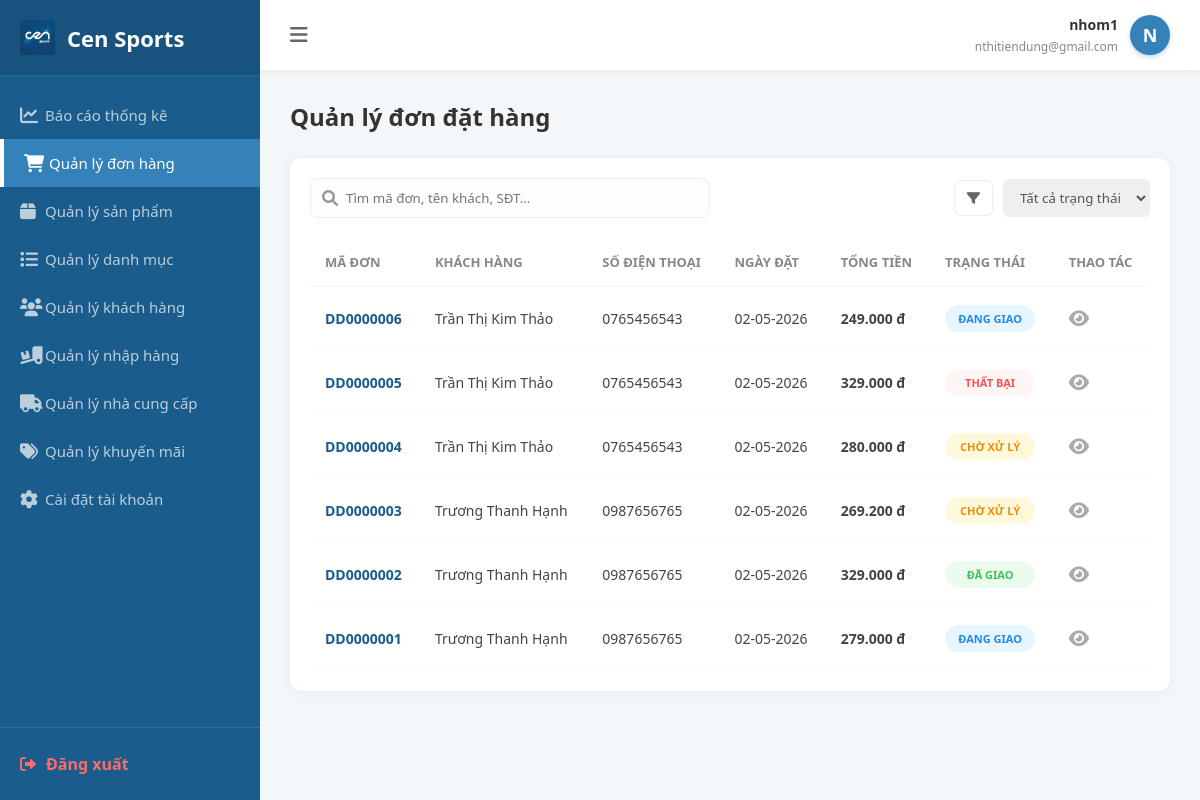
Screenshot of /staff/quanLyDonHang/ (signed in) with the database file from the repository.
### donDat/models.py (models this page shows, shortened)
class DonDat(models.Model):
    TRANG_THAI_CHOICES = [
        (0, 'Đang giao'),
        (1, 'Đã giao'),
        (2, 'Chờ xử lý'),
        (3, 'Thất bại'),
    ]
    TT_Ma = models.CharField(max_length=9, primary_key=True)
    GH_Ma = models.ForeignKey(GioHang, on_delete=models.PROTECT)
    CTKH_Ma = models.ForeignKey(ChiTietKhachHang, on_delete=models.PROTECT)
    TT_TongPhiVC = models.DecimalField(max_digits=10, decimal_places=2)
    TT_TongThanhToan = models.DecimalField(max_digits=10, decimal_places=2)
    DH_TrangThai = models.IntegerField(
        choices=TRANG_THAI_CHOICES,
        default=2,
    )
    TT_PhuongThuc = models.CharField(max_length=100)
    TT_TongTienHang = models.DecimalField(max_digits=10, decimal_places=2)
    TT_NgayThanhToan = models.DateField(null=True, blank=True)
    TT_NgayDatHang = models.DateField(auto_now_add=True)
    TT_NgayGiaoDuKien = models.DateField(null=True, blank=True)

### quanLyKhachHang/models.py (models this page shows, shortened)
class ChiTietKhachHang(models.Model):
    CTKH_Ma = models.CharField(max_length=9, primary_key=True)
    KH_Ma = models.ForeignKey(KhachHang, on_delete=models.CASCADE)
    CTKH_HoTenNguoiNhan = models.CharField(max_length=100)
    CTKH_SDT = models.CharField(max_length=10)
    CTKH_DiaChi = models.TextField()

### quanLyDonHang/views.py (the view)
# urls.py: path('', include('quanLyDonHang.urls')),
def quanLyDonHang(request):
    query = request.GET.get('q', '')
    status = request.GET.get('status', '')
    orders = DonDat.objects.all().order_by('-TT_Ma')
    if query:
        orders = orders.filter(
            Q(TT_Ma__icontains=query) |
            Q(CTKH_Ma__CTKH_HoTenNguoiNhan__icontains=query) |
            Q(CTKH_Ma__CTKH_SDT__icontains=query)
        )
    if status and status != 'all':
        orders = orders.filter(DH_TrangThai=status)
    return render(request, 'quanLyDonHang/quanLyDonHang.html', {
        'orders': orders,
        'query': query,
        'status': status
    })

### gioHang/context_processors.py (called while the page is built)
def cart_count_processor(request):
    if request.user.is_authenticated:
        try:
            kh_ma = f"KH{request.user.id:07d}"
            kh = KhachHang.objects.get(KH_Ma=kh_ma)
            gio_hang = GioHang.objects.filter(KH_Ma=kh, dondat__isnull=True).last()
            if gio_hang:
                return {'cart_count': gio_hang.GH_TongSL}
        except KhachHang.DoesNotExist:
            pass
    return {'cart_count': 0}

### quanLyDonHang/templates/quanLyDonHang/quanLyDonHang.html (shortened to what this page needs)
{% extends "staff/base_staff.html" %}
{% load static %}
{% block content %}
<div class="page-header">
    <h1 class="page-title">Quản lý đơn đặt hàng</h1>
</div>
<div class="table-card">
    <form method="GET" action="{% url 'quanLyDonHang' %}">
        <div class="filter-bar">
            <div class="search-box">
                <i class="fa fa-search"></i>
                <input type="text" name="q" value="{{ query }}" placeholder="Tìm mã đơn, tên khách, SĐT...">
            </div>
            <div class="filter-actions">
                <button type="submit" class="filter-btn"><i class="fa fa-filter"></i></button>
                <select name="status" class="status-select" onchange="this.form.submit()">
                    <option value="all" {% if status == 'all' or not status %}selected{% endif %}>Tất cả trạng thái</option>
                </select>
            </div>
        </div>
    </form>
    <table class="order-table">
        <thead>
            <tr>
                <th>Mã đơn</th>
                <th>Khách hàng</th>
                <th>Số điện thoại</th>
                <th>Ngày đặt</th>
                <th>Tổng tiền</th>
                <th>Trạng thái</th>
                <th>Thao tác</th>
            </tr>
        </thead>
        <tbody>
            {% for order in orders %}
            <tr>
                <td><a href="{% url 'view_quanLyDonHang' order_id=order.TT_Ma %}" class="order-id">{{ order.TT_Ma }}</a></td>
                <td>{{ order.CTKH_Ma.CTKH_HoTenNguoiNhan }}</td>
                <td>{{ order.CTKH_Ma.CTKH_SDT }}</td>
                <td>{{ order.TT_NgayDatHang|date:"d-m-Y" }}</td>
                <td style="font-weight: 600;">{{ order.TT_TongThanhToan|floatformat:0 }} đ</td>
                <td>
                    <span class="badge
                        {% if order.DH_TrangThai == 2 %}badge-pending
                        {% elif order.DH_TrangThai == 0 %}badge-shipping
                        {% elif order.DH_TrangThai == 1 %}badge-success
                        {% elif order.DH_TrangThai == 3 %}badge-failed
                        {% else %}badge-canceled{% endif %}">
                        {{ order.get_DH_TrangThai_display|upper }}
                    </span>
                </td>
                <td>
                        <a href="{% url 'view_quanLyDonHang' order_id=order.TT_Ma %}" style="text-decoration: none;">
                            <i class="fa fa-eye btn-view-order"></i>
                        </a>
                </td>
            </tr>
            {% empty %}
            <tr>
                <td colspan="7" style="text-align: center; color: #999;">Không có đơn hàng nào.</td>
            </tr>
            {% endfor %}
        </tbody>
    </table>
</div>
{% endblock %}

### templates/staff/base_staff.html (shortened to what this page needs)
<!DOCTYPE html>
<html lang="vi">
<head>
    {% load static %}
    <link rel="stylesheet" href="https://cdnjs.cloudflare.com/ajax/libs/font-awesome/6.0.0/css/all.min.css">
</head>
<body>
    <aside class="sidebar" id="mySidebar">
        <div class="sidebar-logo">
            <img src="{% static 'logo/logoCen.jpg' %}" alt="Logo">
            <span>Cen Sports</span>
        </div>
        <ul class="sidebar-menu">
            <li>
                <a href="{% url 'bao_cao_staff' %}"
                   class="{% if request.resolver_match.url_name == 'bao_cao_staff' or request.resolver_match.url_name == 'admin_index' %}active{% endif %}">
                    <i class="fa fa-chart-line"></i> Báo cáo thống kê
                </a>
            </li>
            <li >
                <a href="{% url 'quanLyDonHang' %}">
                    <i class="fa fa-shopping-cart"></i>
                    <span>Quản lý đơn hàng</span>
                </a>
            </li>
            <li><a href="{% url 'quanLySP' %}"><i class="fa fa-box"></i> Quản lý sản phẩm</a></li>
            <li>
                <a href="{% url 'quanLyDM' %}"
                    class="{% if request.resolver_match.url_name == 'quanLyDM' %}active{% endif %}"
                    ><i class="fa fa-list"></i> Quản lý danh mục
                </a>
            </li>
            <li>
                <a href="{% url 'quanLyKH' %}"
                class="{% if request.resolver_match.url_name == 'quanLyKH' %}active{% endif %}">
                    <i class="fa fa-users"></i> Quản lý khách hàng</a>
            </li>
            <li>
                <a href="{% url 'quan_ly_nhap_hang' %}"
                   class="{% if request.resolver_match.url_name == 'quan_ly_nhap_hang' %}active{% endif %}">
                    <i class="fa fa-truck-loading"></i> Quản lý nhập hàng
                </a>
            </li>
            <li>
                <a href="{% url 'quan_ly_ncc' %}"
                   class="{% if request.resolver_match.url_name == 'quan_ly_ncc' %}active{% endif %}">
                    <i class="fa fa-truck"></i> Quản lý nhà cung cấp
                </a>
            </li>
            <li>
                <a href="{% url 'quan_ly_khuyen_mai' %}"
                   class="{% if request.resolver_match.url_name == 'quan_ly_khuyen_mai' %}active{% endif %}">
                    <i class="fa fa-tags"></i> Quản lý khuyến mãi
                </a>
            </li>
            <li><a href="#"><i class="fa fa-cog"></i> Cài đặt tài khoản</a></li>
        </ul>
        <div class="sidebar-footer">
            <a href="{% url 'logout' %}" class="logout-btn">
                <i class="fa fa-sign-out-alt" style="margin-right: 10px;"></i> Đăng xuất
            </a>
        </div>
    </aside>
    <div class="main-content" id="mainContent">
        <header>
            <div class="topbar-left">
                <i class="fa fa-bars" id="toggleBtn" style="cursor: pointer; font-size: 20px;"></i>
            </div>
            <div class="user-info">
                <div class="user-name">
                    <b>{{ user.username }}</b>
                    <small>{{ user.email|default:"Chưa cập nhật email" }}</small>
                </div>
                <div class="user-avatar">{{ user.username|make_list|first|upper }}</div>
            </div>
        </header>
        <div class="container">
            {% block content %}
            {% endblock %}
        </div>
    </div>
</body>
</html>

### templates/staff/base_staff.html (style rules this page uses)
:root { --primary-color: #3482b9; --dark-blue: #1a5c8b; --sidebar-width: 260px; --bg-light: #f4f7f9; --text-muted: rgba(255, 255, 255, 0.7); }
* { margin: 0; padding: 0; box-sizing: border-box; font-family: 'Segoe UI', Tahoma, Geneva, Verdana, sans-serif; }
body { display: flex; background-color: var(--bg-light); min-height: 100vh; }
.sidebar { width: var(--sidebar-width); background-color: var(--dark-blue); color: white; position: fixed; height: 100vh; display: flex; flex-direction: column; z-index: 1000; }
.sidebar-logo { padding: 20px; font-size: 22px; font-weight: bold; display: flex; align-items: center; gap: 12px; border-bottom: 1px solid rgba(255, 255, 255, 0.1); background-color: rgba(0, 0, 0, 0.1); }
.sidebar-logo img { height: 35px; width: auto; border-radius: 4px; object-fit: contain; }
.sidebar-menu { list-style: none; flex: 1; margin-top: 15px; overflow-y: auto; }
.sidebar-menu li a { display: flex; align-items: center; padding: 14px 20px; color: var(--text-muted); text-decoration: none; transition: all 0.3s; font-size: 15px; }
.sidebar-menu li a i { width: 25px; font-size: 18px; }
.sidebar-menu li a.active { background-color: var(--primary-color); color: white; border-left: 4px solid #fff; }
.sidebar-footer { border-top: 1px solid rgba(255, 255, 255, 0.1); padding: 10px 0; }
.logout-btn { display: flex; align-items: center; padding: 15px 20px; color: #ff6b6b; text-decoration: none; transition: 0.3s; font-weight: 600; }
.main-content { margin-left: var(--sidebar-width); flex: 1; display: flex; flex-direction: column; min-width: 0; }
header { height: 70px; background: white; display: flex; justify-content: space-between; align-items: center; padding: 0 30px; box-shadow: 0 2px 10px rgba(0,0,0,0.05); position: sticky; top: 0; z-index: 999; }
.topbar-left { display: flex; align-items: center; gap: 20px; color: #666; }
.user-info { display: flex; align-items: center; gap: 12px; }
.user-name { text-align: right; }
.user-name b { display: block; color: #333; font-size: 14px; }
.user-name small { color: #888; font-size: 12px; }
.user-avatar { width: 40px; height: 40px; background: var(--primary-color); color: white; border-radius: 50%; display: flex; align-items: center; justify-content: center; font-weight: bold; font-size: 18px; box-shadow: 0 2px 5px rgba(52, 130, 185, 0.3); }
.container { padding: 30px; }
.sidebar, .main-content { transition: all 0.3s ease; }

### quanLyDonHang/templates/quanLyDonHang/quanLyDonHang.html (style rules this page uses)
.page-header { margin-bottom: 25px; }
.page-title { font-size: 24px; font-weight: bold; color: #333; }
.table-card { background: white; border-radius: 12px; padding: 20px; box-shadow: 0 2px 12px rgba(0,0,0,0.05); }
.filter-bar { display: flex; justify-content: space-between; align-items: center; margin-bottom: 20px; gap: 15px; }
.search-box { position: relative; flex: 1; max-width: 400px; }
.search-box i { position: absolute; left: 12px; top: 50%; transform: translateY(-50%); color: #999; }
.search-box input { width: 100%; padding: 10px 10px 10px 35px; border: 1px solid #eee; border-radius: 8px; background: #fdfdfd; outline: none; }
.filter-actions { display: flex; align-items: center; gap: 10px; }
.filter-btn { padding: 8px 12px; border: 1px solid #eee; background: white; border-radius: 6px; color: #666; cursor: pointer; }
.status-select { padding: 8px 12px; border: 1px solid #eee; border-radius: 6px; outline: none; color: #555; }
.order-table { width: 100%; border-collapse: collapse; }
.order-table th { text-align: left; padding: 15px; border-bottom: 1px solid #f5f5f5; color: #888; font-size: 13px; text-transform: uppercase; font-weight: 600; }
.order-table td { padding: 18px 15px; border-bottom: 1px solid #f9f9f9; font-size: 14px; color: #444; }
.order-id { color: #1a5c8b; font-weight: 700; text-decoration: none; }
.badge { padding: 6px 12px; border-radius: 20px; font-size: 11px; font-weight: 700; text-transform: uppercase; display: inline-block; min-width: 90px; text-align: center; }
.badge-pending { background: #fff9db; color: #f08c00; }
.badge-shipping { background: #e7f5ff; color: #228be6; }
.badge-success { background: #ebfbee; color: #40c057; }
.badge-failed { background: #fff5f5; color: #fa5252; }
.btn-view-order { color: #aaa; cursor: pointer; transition: 0.2s; font-size: 18px; }

### rows the page displays
DonDat: TT_Ma "DD0000006", CTKH_Ma.CTKH_HoTenNguoiNhan "Trần Thị Kim Thảo", CTKH_Ma.CTKH_SDT "0765456543", TT_NgayDatHang "02-05-2026", TT_TongThanhToan "249.000", DH_TrangThai "ĐANG GIAO"
DonDat: TT_Ma "DD0000005", CTKH_Ma.CTKH_HoTenNguoiNhan "Trần Thị Kim Thảo", CTKH_Ma.CTKH_SDT "0765456543", TT_NgayDatHang "02-05-2026", TT_TongThanhToan "329.000", DH_TrangThai "THẤT BẠI"
DonDat: TT_Ma "DD0000004", CTKH_Ma.CTKH_HoTenNguoiNhan "Trần Thị Kim Thảo", CTKH_Ma.CTKH_SDT "0765456543", TT_NgayDatHang "02-05-2026", TT_TongThanhToan "280.000", DH_TrangThai "CHỜ XỬ LÝ"
DonDat: TT_Ma "DD0000003", CTKH_Ma.CTKH_HoTenNguoiNhan "Trương Thanh Hạnh", CTKH_Ma.CTKH_SDT "0987656765", TT_NgayDatHang "02-05-2026", TT_TongThanhToan "269.200", DH_TrangThai "CHỜ XỬ LÝ"
DonDat: TT_Ma "DD0000002", CTKH_Ma.CTKH_HoTenNguoiNhan "Trương Thanh Hạnh", CTKH_Ma.CTKH_SDT "0987656765", TT_NgayDatHang "02-05-2026", TT_TongThanhToan "329.000", DH_TrangThai "ĐÃ GIAO"
DonDat: TT_Ma "DD0000001", CTKH_Ma.CTKH_HoTenNguoiNhan "Trương Thanh Hạnh", CTKH_Ma.CTKH_SDT "0987656765", TT_NgayDatHang "02-05-2026", TT_TongThanhToan "279.000", DH_TrangThai "ĐANG GIAO"

### other values shown
{{ user.username }} "nhom1"
{{ user.email|default:"Chưa cập nhật email" }} "nthitiendung@gmail.com"
{{ user.username|make_list|first|upper }} "N"
